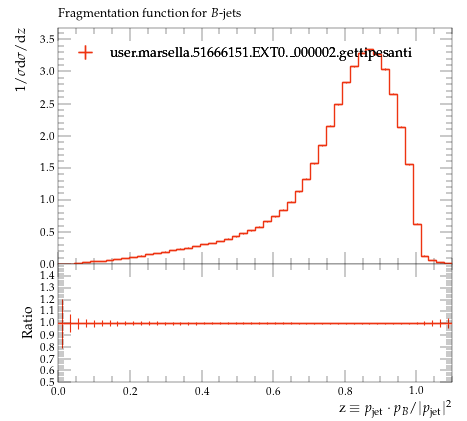

Write the Python code that produced this figure.
#! /usr/bin/env python

# This Python script was auto-generated using YODA v2.0.2.
# Analysis object: /MC_HFDECAYS/frag_B_jet
# Timestamp: 24-07-2026 (16:40:06)

import matplotlib as mpl
import matplotlib.pyplot as plt
mpl.use('Agg') # comment out for interactive use
import os
import numpy as np

plotDir = os.path.split(os.path.realpath(__file__))[0]
if 'YODA_USER_PLOT_PATH' in globals():
    plot_outdir = globals()['YODA_USER_PLOT_PATH']
else:
    plot_outdir = plotDir

#plot style
plt.style.use(os.path.join(plotDir, '../default.mplstyle'))
# plot metadata
figW, figH = plt.rcParams['figure.figsize']
ax_xLabel = r'z $\equiv$ $p_\mathrm{jet}\cdot p_B/|p_\mathrm{jet}|^2$'
ax_yLabel = r'$1/\sigma \mathrm{d}\sigma/\mathrm{d}z$'
ax_title  = r'Fragmentation function for $B$-jets'
ax_xScale = 'linear'
ax_yScale = 'linear'
xLims = (0.0, 1.1)
yLims = (0.0, 3.6796155000000006)

# TeX-friendly labels for the legend
labels = {
    'legend' : ([ r"user.marsella.51666151.EXT0.\_000002.gettipesanti" ], r""),
}

# Adjust canvas width and height
canvasW = 10.0
canvasH = 9.0
figW *= canvasW/10.
figH *= canvasH/9.

# Create figure and axis objects
fig, (ax, ratio0_ax) = plt.subplots(2, 1, sharex=True,
                  figsize=(figW,figH), gridspec_kw={'height_ratios': (6.0, 3.0)})

# Set figure margins
plt.subplots_adjust(
    left   = 1.0 * plt.rcParams['figure.subplot.left'],
    right  = 1.0 * plt.rcParams['figure.subplot.right'],
    top    = 1.0 * plt.rcParams['figure.subplot.top'],
    bottom = 1.0 * plt.rcParams['figure.subplot.bottom'])

ratio0_ax.yaxis.set_major_locator(mpl.ticker.MultipleLocator(0.1))
ratio0_ax.set_ylim(0.5, 1.4999)
ratio0_ax.set_ylabel('Ratio')

# the numerical data is stored in a separate file
dataf = dict()
prefix = os.path.split(__file__)[0]
if prefix:    prefix = prefix + '/'
exec(open(prefix+'frag_B_jet__data.py').read(), dataf)


legend_handles = dict() # keep track of handles for the legend

# style options for curves
# starts at zorder>=5 to draw curve on top of legend
styles = {
  'user.marsella.51666151.EXT0._000002.gettipesanti.yoda.gz': {
    'color' : '#EE3311',
    'linestyle' : '-',
    'linewidth' : 1,
    'marker' : 'none',
    'markersize' : 2,
    'capsize' : 0.0,
    'zorder' : 5,
    'histstyle' : 1,
    'drawstyle' : 'steps-pre',
    'xerrorbars' : 1,
    'yerrorbars' : 1,
    'fillcolor' : None,
    'fillopacity' : 1.0,
    'ratio0_linestyle' : '-',
    'ratio0_linewidth' : 1,
    'ratio0_marker' : 'none',
    'ratio0_markersize' : 2,
    'ratio0_capsize' : 0.0,
    'ratio0_zorder' : 5,
    'ratio0_histstyle' : 1,
    'ratio0_drawstyle' : 'steps-pre',
    'ratio0_xerrorbars' : 1,
    'ratio0_yerrorbars' : 1,
  },
}

# curve from input yoda files in main panel
for label, yvals in dataf['yvals'].items():
    if all(np.isnan(v) for v in dataf['yvals'][label]):
        continue
    tmp = None
    if styles[label]['histstyle']: # draw as histogram
        xpos = dataf['xedges'][label] if styles[label]['drawstyle'] else dataf['xpoints'][label]
        ypos = np.insert(yvals, 0, yvals[0]) if styles[label]['drawstyle'] else yvals
        if styles[label]['fillcolor']: # fill area below curve
            ax.fill_between(xpos, ypos, step='pre',
                            color=styles[label]['fillcolor'],
                            alpha=styles[label]['fillopacity'])
        tmp, = ax.plot(xpos, ypos,
                       color=styles[label]['color'],
                       linestyle=styles[label]['linestyle'],
                       linewidth=styles[label]['linewidth'],
                       drawstyle=styles[label]['drawstyle'], solid_joinstyle='miter',
                       zorder=styles[label]['zorder'], label=label)
    tmp = ax.errorbar(dataf['xpoints'][label], yvals,
                      xerr=np.array(dataf['xerrs'][label])*styles[label]['xerrorbars'],
                      yerr=np.array(dataf['yerrs'][label])*styles[label]['yerrorbars'],
                      fmt=styles[label]['marker'], capsize=styles[label]['capsize'],
                      markersize=styles[label]['markersize'],
                      ecolor=styles[label]['color'],
                      color=styles[label]['color'], zorder=styles[label]['zorder'])
    tmp[-1][0].set_linestyle(styles[label]['linestyle'])
    tmp[-1][0].set_linewidth(styles[label]['linewidth'])
    if label in dataf['add_legend_handle']:  legend_handles[label] = tmp
    for varLabel in dataf['variation_yvals'].keys():
        if varLabel.startswith(label):
            tmp, = ax.plot(dataf['xedges'][label], dataf['variation_yvals'][varLabel],
                           color=styles[label]['color'],
                           linestyle=styles[label]['linestyle'],
                           linewidth=styles[label]['linewidth'],
                           drawstyle='steps-pre', solid_joinstyle='miter',
                           zorder=styles[label]['zorder'], alpha=0.5)


# plots on ratio panel
# curve from input yoda files in ratio panel
for label, yvals in dataf['ratio0_yvals'].items():
    if all(np.isnan(v) for v in yvals):
        continue
    if styles[label]['ratio0_histstyle']: # plot as histogram
        xpos = dataf['xedges']['user.marsella.51666151.EXT0._000002.gettipesanti.yoda.gz'] if styles[label]['ratio0_drawstyle'] else dataf['xpoints']['user.marsella.51666151.EXT0._000002.gettipesanti.yoda.gz']
        ypos = np.insert(yvals, 0, yvals[0]) if styles[label]['ratio0_drawstyle'] else yvals
        ratio0_ax.plot(xpos, ypos,
                       color=styles[label]['color'],
                       linewidth=styles[label]['linewidth'],
                       linestyle=styles[label]['ratio0_linestyle'],
                       drawstyle=styles[label]['ratio0_drawstyle'], zorder=styles[label]['zorder'],
                       solid_joinstyle='miter')
    tmp = ratio0_ax.errorbar(dataf['xpoints']['user.marsella.51666151.EXT0._000002.gettipesanti.yoda.gz'], yvals,
                             xerr=np.array(dataf['ref_xerrs'])*styles[label]['ratio0_xerrorbars'],
                             yerr=np.array(dataf['ratio0_yerrs'][label])*styles[label]['ratio0_yerrorbars'],
                             fmt=styles[label]['ratio0_marker'], capsize=styles[label]['ratio0_capsize'],
                             markersize=styles[label]['ratio0_markersize'],
                             ecolor=styles[label]['color'],
                             color=styles[label]['color'])
    tmp[-1][0].set_linestyle(styles[label]['ratio0_linestyle'])
    tmp[-1][0].set_linewidth(styles[label]['ratio0_linewidth'])

    for varlabel in dataf['ratio0_variation_vals'].keys():
        if varlabel.startswith(label):
            ratio0_ax.plot(dataf['xedges']['user.marsella.51666151.EXT0._000002.gettipesanti.yoda.gz'],
                            dataf['ratio0_variation_vals'][varlabel],
                            color=styles[label]['color'],
                            linestyle=styles[label]['linestyle'],
                            linewidth=styles[label]['linewidth'],
                            drawstyle='steps-pre', solid_joinstyle='miter',
                            zorder=1, alpha=0.5)

legend_items = list(legend_handles.values())
ax.add_artist(ax.legend(legend_items,
                        labels['legend'][0],
                        title=labels['legend'][1],
                        alignment='left',
                        loc='upper left',
                        bbox_to_anchor=(0.0, 0.97)))

# set plot metadata as defined above
ratio0_ax.set_xlabel(ax_xLabel)
ratio0_ax.xaxis.set_label_coords(1., -0.15)
ax.set_ylabel(ax_yLabel, ha='right', va='top')
ax.yaxis.set_label_coords(-0.11, 1.0)
ax.set_title(ax_title, loc='left')
ax.set_xscale(ax_xScale)
ax.set_yscale(ax_yScale)
ax.set_xlim(xLims)
ax.set_ylim(yLims)

# tick formatting
plt.rcParams['xtick.top'] = True
plt.rcParams['ytick.right'] = True
fig.align_ylabels((ax, ratio0_ax))
plt.savefig(os.path.join(plot_outdir, 'frag_B_jet.pdf'), format='PDF')
plt.savefig(os.path.join(plot_outdir, 'frag_B_jet.png'), format='PNG')

plt.close(fig)
